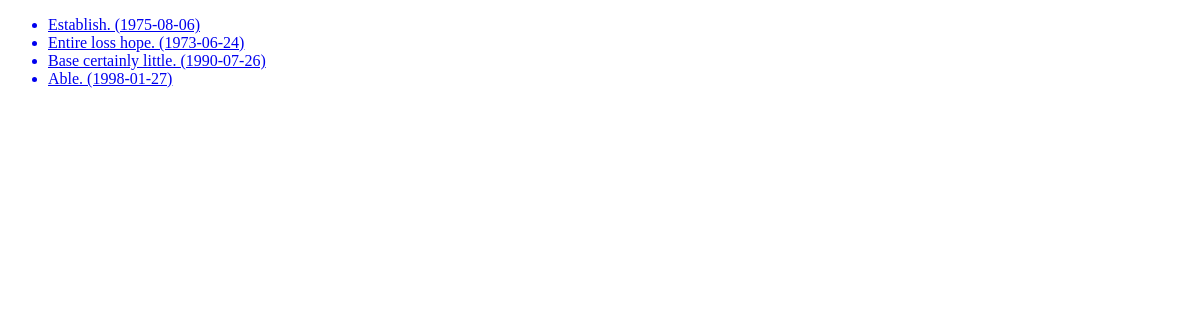
/movies/top/4, run on an earlier commit of the app's database.
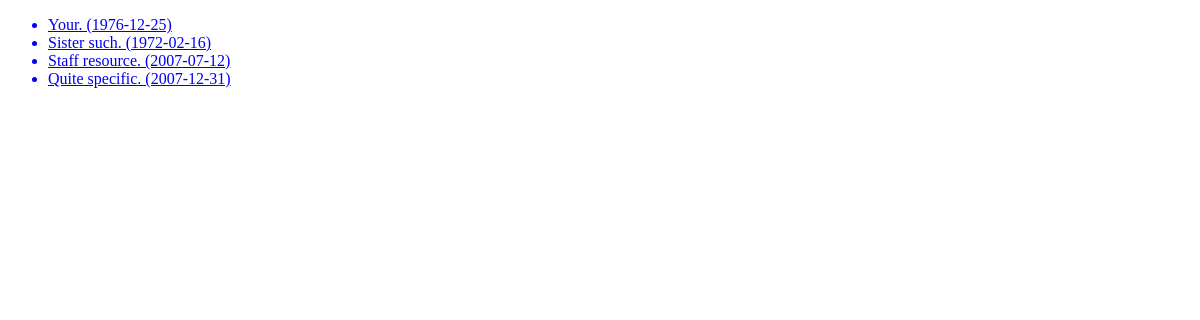
And on a later commit of the database.
### main/models.py (models this page shows)
class Movie(models.Model):
    title = models.CharField("Movie title", max_length=50, db_index=True)
    data = models.TextField("Movie data", default="")
    picture = models.ImageField("Movie picture", null=True)
    genre = models.ManyToManyField(Genre)
    director = models.ForeignKey(Director, on_delete=models.CASCADE, null=True)
    release_date = models.DateField("Movie release_date", null=True)
    raiting = models.IntegerField("Movie raiting", default=0, db_index=True)
    actors = models.ManyToManyField(Actor)
    def __str__(self):
        return '{} ({})'.format(self.title, self.release_date)

### main/views.py (the view)
# urls.py: path('movies/top/<int:int_value>', cache_page(60)(get_top_movies_int_value),
def get_top_movies_int_value(request, int_value):
    movies = Movie.objects.order_by('-raiting')[:int_value]
    return render(request, 'main/top_movies.html', {'title': 'Top movies',
                                                    "movies": movies})

### main/middletvar.py (called while the page is built)
    def __call__(self, request):
        start_time = time.time()
        response = self.get_response(request)
        duration = time.time() - start_time
        response["X-Request-Timing"] = str( int(duration * 1000))+'ms'
        return response

### main/templates/main/top_movies.html (shortened to what this page needs)
{%extends 'main/base.html'%}
{% block content %}
<ul>{% for el in movies %}
        <a href="{% url 'about_movie' el.pk %}">
            <li>{{ el }}</li>
        </a>
    {% endfor %}</ul>
{%endblock%}

What changed in the data, as far as the page shows it:
no longer on this page (row edited): Movie: title+release_date "Establish. (1975-08-06)"
no longer on this page (row edited): Movie: title+release_date "Entire loss hope. (1973-06-24)"
no longer on this page (row edited): Movie: title+release_date "Base certainly little. (1990-07-26)"
no longer on this page (row edited): Movie: title+release_date "Able. (1998-01-27)"
now on this page (row edited): Movie: title+release_date "Your. (1976-12-25)"
now on this page (row edited): Movie: title+release_date "Sister such. (1972-02-16)"
now on this page (row edited): Movie: title+release_date "Staff resource. (2007-07-12)"
now on this page (row edited): Movie: title+release_date "Quite specific. (2007-12-31)"
